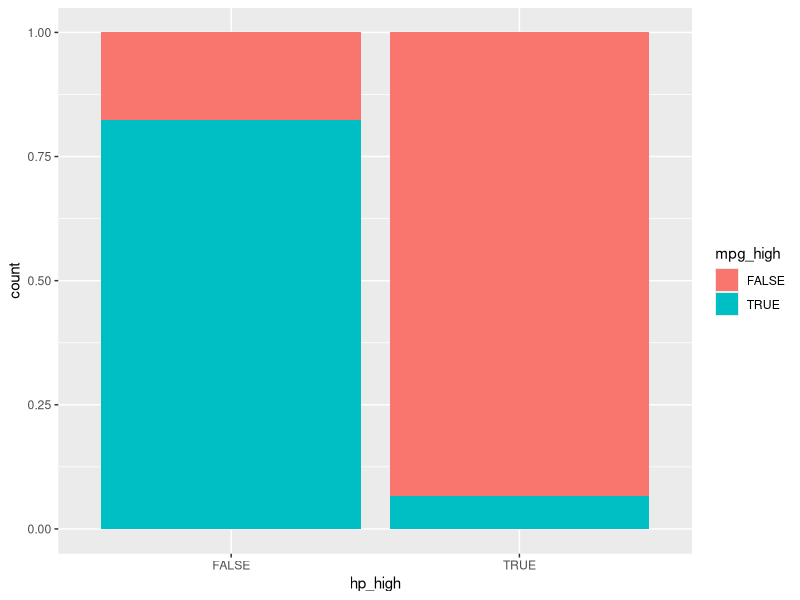

Write R code to recreate this figure.
## ---- chunk 1
library(tidyverse)
data("mtcars")
## ---- chunk 2
mtcars <-
  mtcars %>% 
  mutate(
    hp_high = case_when(
      hp > 123 ~ TRUE,
      hp <= 123 ~ FALSE ))
## ---- chunk 3
mtcars <-
mtcars %>% 
  mutate(mpg_high = 
           case_when(
             mpg > median(mpg) ~ TRUE,
             mpg <= median(mpg) ~ FALSE ))
## ---- chunk 4
mtcars %>%
  #select(hp_high, mpg_high) %>% 
  ggplot() + 
  aes(x = hp_high, fill = mpg_high) + 
  geom_bar(position = "fill")
